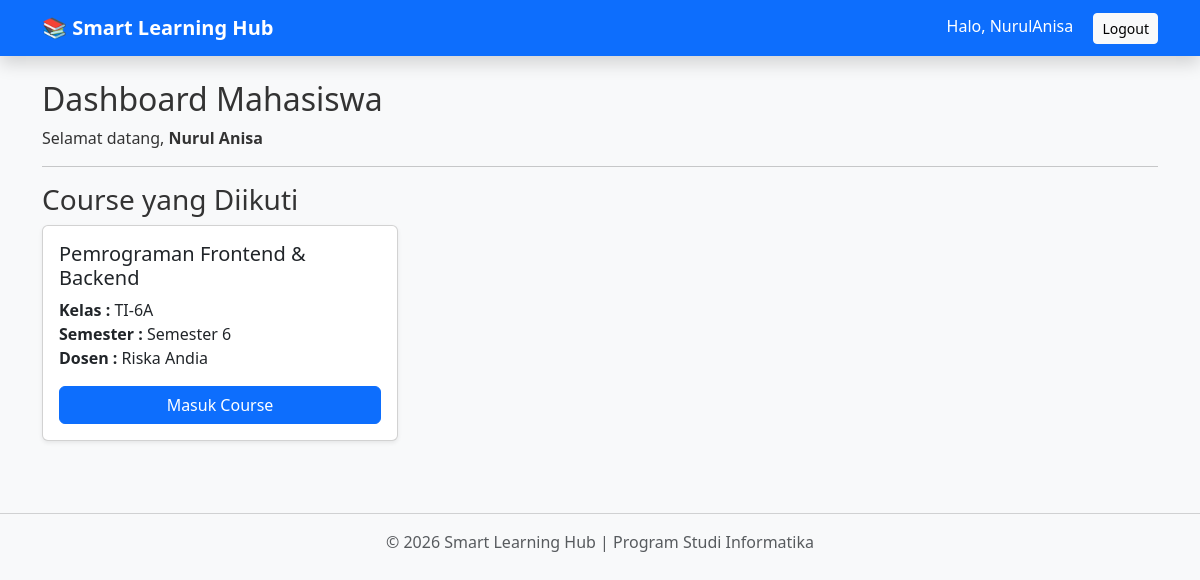
The app's page /dashboard/ (signed in) with its own data.
### learning/models.py (models this page shows, shortened)
class Mahasiswa(models.Model):
    user = models.OneToOneField(User, on_delete=models.CASCADE)
    nim = models.CharField(max_length=30)
    nama = models.CharField(max_length=100)
    kelas = models.ForeignKey(Kelas, on_delete=models.CASCADE)

class Course(models.Model):
    semester = models.ForeignKey(Semester, on_delete=models.CASCADE)
    kelas = models.ForeignKey(Kelas, on_delete=models.CASCADE)
    mata_kuliah = models.ForeignKey(MataKuliah, on_delete=models.CASCADE)
    dosen = models.ForeignKey(Dosen, on_delete=models.CASCADE)
    class Meta:
        unique_together = ('semester', 'kelas', 'mata_kuliah')

class MataKuliah(models.Model):
    kode = models.CharField(max_length=20)
    nama = models.CharField(max_length=100)
    sks = models.IntegerField()

class Kelas(models.Model):
    nama = models.CharField(max_length=20)

class Semester(models.Model):
    nama = models.CharField(max_length=50)

class Dosen(models.Model):
    user = models.OneToOneField(User, on_delete=models.CASCADE)
    nip = models.CharField(max_length=30)
    nama = models.CharField(max_length=100)

### learning/views.py (the view, shortened to what this page needs)
# urls.py: path('dashboard/', views.dashboard, name='dashboard'),
@login_required
def dashboard(request):
    profile, created = Profile.objects.get_or_create(
        user=request.user,
        defaults={
            "role": "admin" if request.user.is_superuser else "mahasiswa"
        }
    )
    if profile.role == "admin":
        context = {
            "jumlah_mahasiswa": Mahasiswa.objects.count(),
            "jumlah_dosen": Dosen.objects.count(),
            "jumlah_course": Course.objects.count(),
            "jumlah_materi": Materi.objects.count(),
            "jumlah_tugas": Tugas.objects.count(),
        }
        return render(
            request,
            "admin_dashboard.html",
            context
        )
    elif profile.role == "mahasiswa":
        mahasiswa = get_object_or_404(
            Mahasiswa,
            user=request.user
        )
        courses = Course.objects.filter(
            kelas=mahasiswa.kelas
        )
        return render(
            request,
            "student_dashboard.html",
            {
                "courses": courses,
                "mahasiswa": mahasiswa
            }
        )
    return redirect("login")

### learning/templates/student_dashboard.html (shortened to what this page needs)
{% extends 'base.html' %}
{% block content %}
<h2>Dashboard Mahasiswa</h2>
<p>
    Selamat datang,
    <strong>{{ mahasiswa.nama }}</strong>
</p>
<hr>
<h3>Course yang Diikuti</h3>
{% if courses %}
<div class="row">
{% for course in courses %}
<div class="col-md-4 mb-4">
    <div class="card shadow-sm">
        <div class="card-body">
            <h5>
                {{ course.mata_kuliah.nama }}
            </h5>
            <p>
                <strong>Kelas :</strong>
                {{ course.kelas.nama }}
                <br>
                <strong>Semester :</strong>
                {{ course.semester.nama }}
                <br>
                <strong>Dosen :</strong>
                {{ course.dosen.nama }}
            </p>
            <a
            href="{% url 'detail_course' course.id %}"
            class="btn btn-primary w-100">
                Masuk Course
            </a>
        </div>
    </div>
</div>
{% endfor %}
</div>
{% else %}
<div class="alert alert-warning">
Belum ada course yang diikuti.
</div>
{% endif %}
{% endblock %}

### learning/templates/base.html (shortened to what this page needs)
{% load static %}
<!DOCTYPE html>
<html lang="id">
<head>
    <link href="https://cdn.jsdelivr.net/npm/bootstrap@5.3.3/dist/css/bootstrap.min.css" rel="stylesheet">
    <link rel="stylesheet" href="{% static 'css/style.css' %}">
</head>
<body class="bg-light">
    <nav class="navbar navbar-expand-lg navbar-dark bg-primary shadow">
        <div class="container">
            <a class="navbar-brand fw-bold" href="{% url 'dashboard' %}">
                📚 Smart Learning Hub
            </a>
            <div class="ms-auto">
                {% if user.is_authenticated %}
                    <span class="text-white me-3">
                        Halo, {{ user.username }}
                    </span>
                    <a href="{% url 'logout' %}" class="btn btn-light btn-sm">
                        Logout
                    </a>
                {% endif %}
            </div>
        </div>
    </nav>
    <div class="container mt-4">
        {% block content %}
        {% endblock %}
    </div>
    <footer class="text-center mt-5 mb-3 text-muted">
        <hr>
        <p>
            © 2026 Smart Learning Hub | Program Studi Informatika
        </p>
    </footer>
</body>
</html>

### learning/static/css/style.css (style rules this page uses)
* { margin:0; padding:0; box-sizing:border-box; }
body { font-family:Segoe UI, Tahoma, Geneva, Verdana, sans-serif; background:#f4f6f9; color:#333; }

### records on screen
Mahasiswa: nama "Nurul Anisa"
Course: mata_kuliah.nama "Pemrograman Frontend & Backend", kelas.nama "TI-6A", semester.nama "Semester 6", dosen.nama "Riska Andia"

### other values on screen
{{ user.username }} "NurulAnisa"
